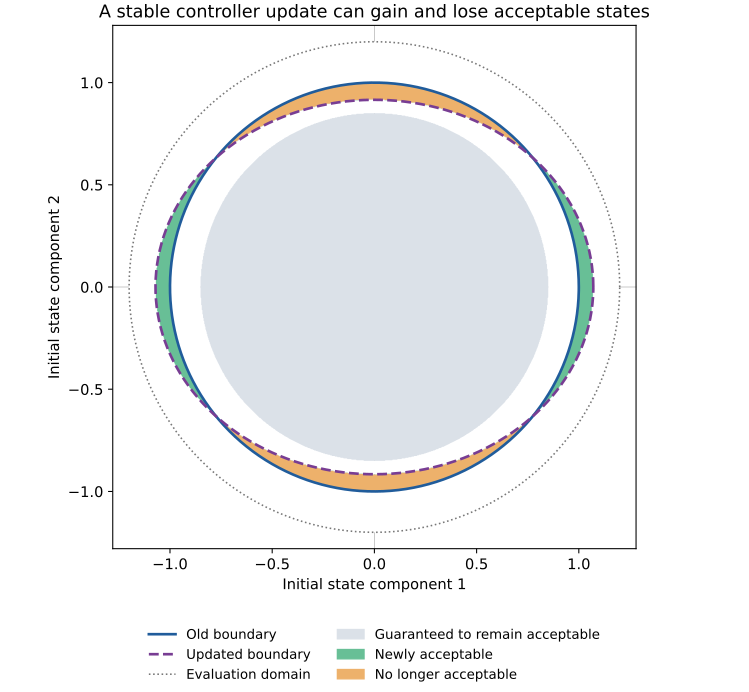

Reproduce this figure in Python.
"""Reproduce the analytical figure in linear-control-and-retraining-explained.md.

Run with Python 3, NumPy, and Matplotlib; no RL environments or training needed.
Outputs an SVG beside this script. All conditions are deterministic.
"""

from pathlib import Path

import matplotlib

matplotlib.use("Agg")
import matplotlib.pyplot as plt
import numpy as np
from matplotlib.colors import ListedColormap
from matplotlib.patches import Patch


def cost_matrix(g, q, horizon):
    p = np.zeros_like(q)
    power = np.eye(len(g))
    for _ in range(horizon):
        p += power.T @ q @ power
        power = g @ power
    return p


def main():
    a = b_plant = q = np.eye(2)
    k = np.diag([0.5, 0.5])
    k_new = np.diag([0.7, 0.3])
    horizon, threshold, radius = 2, 1.25, 1.2
    g, g_new = a - b_plant @ k, a - b_plant @ k_new
    p = cost_matrix(g, q, horizon)
    p_new = cost_matrix(g_new, q, horizon)
    drift = radius**2 * np.linalg.norm(p_new - p, 2)
    np.testing.assert_allclose(p, np.diag([1.25, 1.25]))
    np.testing.assert_allclose(p_new, np.diag([1.09, 1.49]))
    np.testing.assert_allclose(drift, 0.3456)

    starts = np.array([[1.0, 0.0], [0.0, 1.0], [1.04, 0.0]])
    for matrix, closed_loop in [(p, g), (p_new, g_new)]:
        for start in starts:
            state, rollout_cost = start.copy(), 0.0
            for _ in range(horizon):
                rollout_cost += state @ q @ state
                state = closed_loop @ state
            np.testing.assert_allclose(start @ matrix @ start, rollout_cost)

    axis = np.linspace(-radius, radius, 801)
    x, y = np.meshgrid(axis, axis)
    states = np.stack([x, y], axis=-1)
    old_cost = np.einsum("...i,ij,...j->...", states, p, states)
    new_cost = np.einsum("...i,ij,...j->...", states, p_new, states)
    domain = x*x + y*y <= radius**2
    old_ok = domain & (old_cost <= threshold)
    new_ok = domain & (new_cost <= threshold)
    protected = domain & (old_cost <= threshold - drift)
    assert np.all(new_ok[protected])
    loss_band = domain & (old_cost > threshold - drift) & old_ok
    assert np.all(loss_band[old_ok & ~new_ok])

    regions = np.zeros_like(x, dtype=int)
    regions[protected] = 1
    regions[new_ok & ~old_ok] = 2
    regions[old_ok & ~new_ok] = 3
    plt.rcParams.update({"font.size": 11, "svg.fonttype": "none"})
    fig, ax = plt.subplots(figsize=(7.8, 7.2), layout="constrained")
    ax.contourf(x, y, regions, levels=[-0.5, 0.5, 1.5, 2.5, 3.5],
                cmap=ListedColormap(["white", "#dbe1e8", "#68bf96", "#edb16b"]))
    angle = np.linspace(0, 2*np.pi, 1000)
    circle = np.array([np.cos(angle), np.sin(angle)])
    old_line, = ax.plot(*circle, color="#205c9b", lw=2, label="Old boundary")
    new_ellipse = np.sqrt(threshold / np.diag(p_new))[:, None] * circle
    new_line, = ax.plot(*new_ellipse, color="#783d93", lw=2, ls="--",
                        label="Updated boundary")
    domain_line, = ax.plot(*(radius * circle), color="#777777", lw=1.2, ls=":",
                           label="Evaluation domain")
    ax.axhline(0, color="#bbbbbb", lw=0.6, zorder=0)
    ax.axvline(0, color="#bbbbbb", lw=0.6, zorder=0)
    ax.set(xlim=(-1.28, 1.28), ylim=(-1.28, 1.28), xlabel="Initial state component 1",
           ylabel="Initial state component 2", aspect="equal",
           title="A stable controller update can gain and lose acceptable states")
    ax.legend(handles=[old_line, new_line, domain_line,
                       Patch(color="#dbe1e8", label="Guaranteed to remain acceptable"),
                       Patch(color="#68bf96", label="Newly acceptable"),
                       Patch(color="#edb16b", label="No longer acceptable")],
              loc="upper center", bbox_to_anchor=(0.5, -0.13), ncol=2,
              frameon=False, fontsize=10)
    output = Path(__file__).with_suffix(".svg")
    fig.savefig(output, metadata={"Date": None})
    plt.close(fig)
    print(f"Wrote {output}")
    print(f"Uniform cost drift bound: {drift:.4f}")
    print(f"Protected radius: {np.sqrt((threshold-drift)/1.25):.6f}")
    print(f"Old and new geometric areas: {np.pi:.6f}, "
          f"{np.pi*threshold/np.sqrt(np.linalg.det(p_new)):.6f}")


if __name__ == "__main__":
    main()
